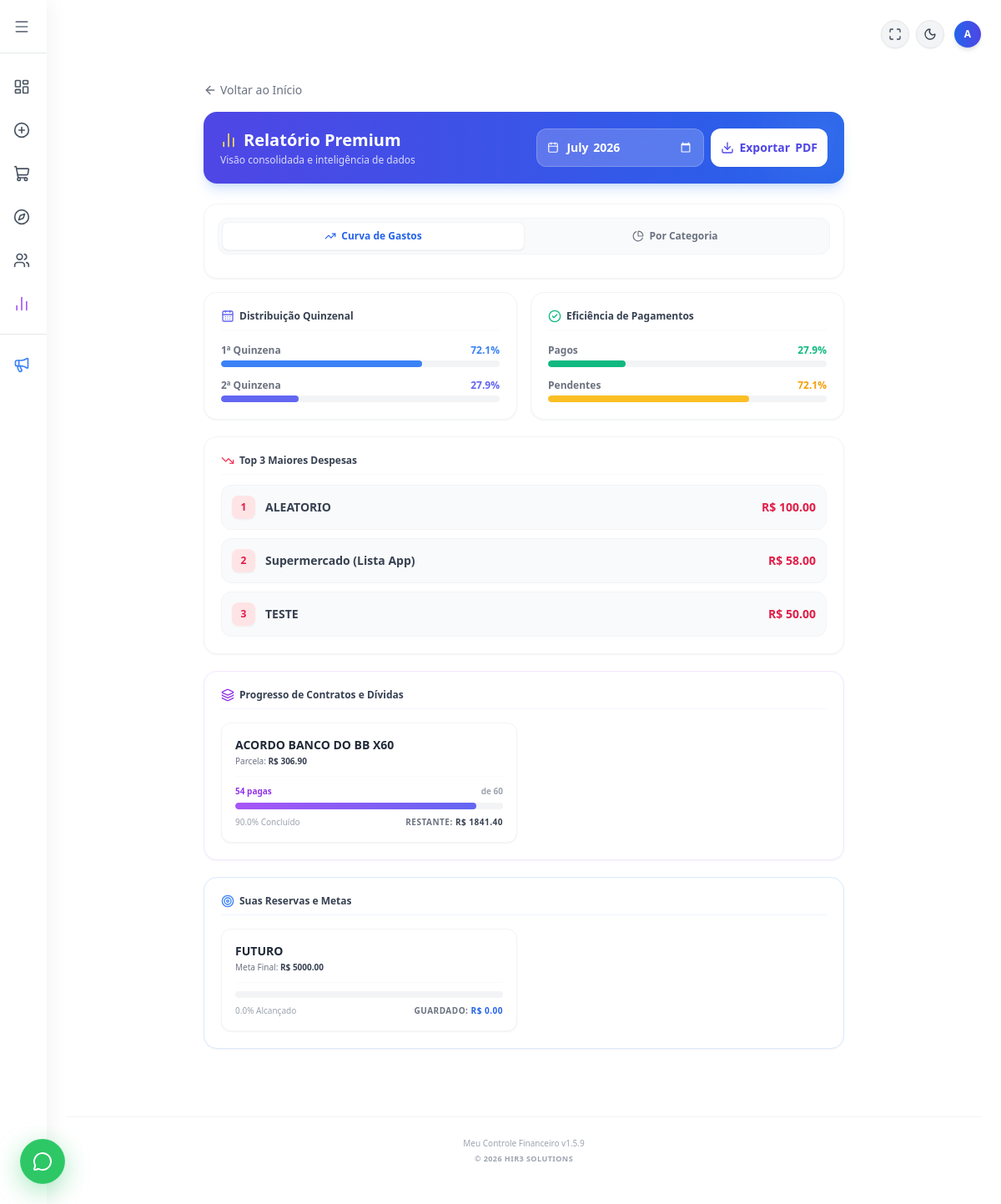
Page /relatorios_avancados (signed in) on the earlier database version.
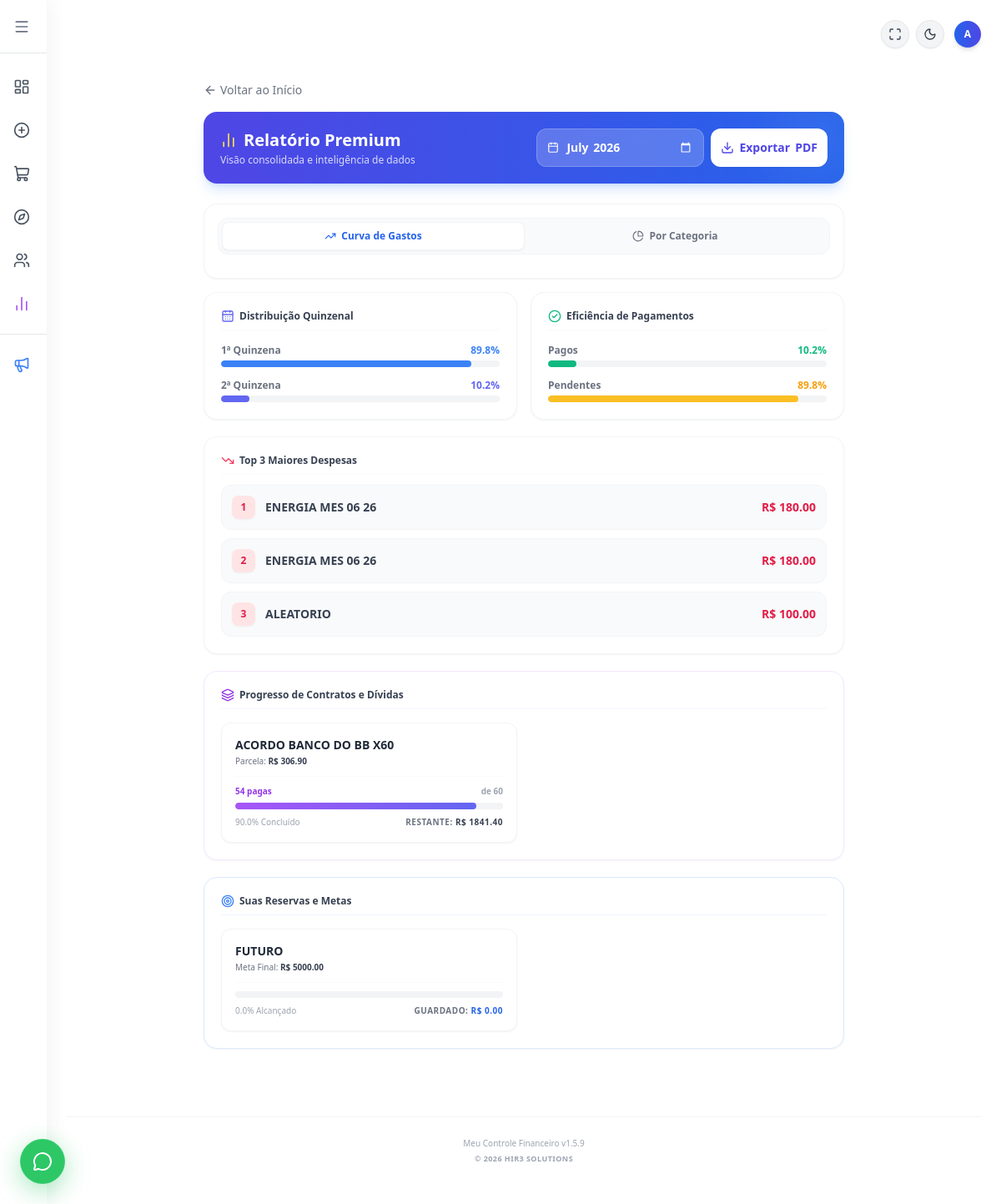
Same page on the later database version.
### tables this page shows
CREATE TABLE gastos (
            id INTEGER PRIMARY KEY AUTOINCREMENT,
            descricao TEXT NOT NULL,
            categoria TEXT NOT NULL,
            valor REAL NOT NULL,
            quinzena INTEGER NOT NULL,
            status TEXT NOT NULL,
            data TEXT NOT NULL 
        , usuario_id INTEGER DEFAULT 1);

CREATE TABLE dividas (
        id INTEGER PRIMARY KEY AUTOINCREMENT,
        usuario_id INTEGER,
        descricao TEXT,
        valor_total REAL,
        total_parcelas INTEGER,
        parcelas_pagas INTEGER DEFAULT 0,
        valor_parcela REAL, status TEXT DEFAULT 'ATIVA',
        FOREIGN KEY(usuario_id) REFERENCES usuarios(id)
        );

CREATE TABLE reservas (
            id INTEGER PRIMARY KEY AUTOINCREMENT,
            nome TEXT NOT NULL,
            meta REAL NOT NULL,
            guardado REAL DEFAULT 0
        , usuario_id INTEGER DEFAULT 1);

### flask_app.py (the view)
@app.route('/relatorios_avancados')
def relatorios_avancados():
    if 'logado' not in session:
        return redirect(url_for('login'))
    user_id = session.get('user_id')
    mes_atual = datetime.now().strftime('%Y-%m')
    mes_filtro = request.args.get('mes', mes_atual)
    conexao = sqlite3.connect('financas.db')
    conexao.row_factory = sqlite3.Row
    cursor = conexao.cursor()
    cursor.execute("SELECT licenca FROM usuarios WHERE id = ?", (user_id,))
    user_db = cursor.fetchone()
    if user_db and user_db['licenca'] != 'Premium' and user_id != 1:
        conexao.close()
        return render_template('telas/bloqueado.html')
    cursor.execute('SELECT * FROM gastos WHERE data LIKE ? AND usuario_id = ? ORDER BY data DESC', (mes_filtro + '%', user_id))
    lista_gastos = cursor.fetchall()
    total_gastos = sum(float(g['valor']) for g in lista_gastos)
    cursor.execute('''SELECT substr(data, 9, 2) as dia, SUM(valor) as total FROM gastos
                      WHERE data LIKE ? AND usuario_id = ? GROUP BY dia ORDER BY dia''', (mes_filtro + '%', user_id))
    dados_grafico = cursor.fetchall()
    dias_grafico = [row['dia'] for row in dados_grafico]
    valores_grafico = [float(row['total']) for row in dados_grafico]
    cursor.execute("SELECT * FROM dividas WHERE usuario_id = ?", (user_id,))
    dividas_banco = cursor.fetchall()
    lista_dividas_relatorio = []
    for d in dividas_banco:
        divida = dict(d)
        total_p = divida['total_parcelas']
        pagas = divida['parcelas_pagas']
        valor_parc = divida['valor_parcela']
        divida['perc_paga'] = round((pagas / total_p) * 100, 1) if total_p > 0 else 0
        divida['saldo_restante'] = (total_p - pagas) * valor_parc
        lista_dividas_relatorio.append(divida)
    cursor.execute("SELECT * FROM reservas WHERE usuario_id = ?", (user_id,))
    lista_reservas_relatorio = cursor.fetchall()
    conexao.close()
    categorias_dict = {}
    for g in lista_gastos:
        cat = g['categoria']
        categorias_dict[cat] = categorias_dict.get(cat, 0) + float(g['valor'])
    total_q1 = sum(float(g['valor']) for g in lista_gastos if str(g['quinzena']) == '1')
    total_q2 = sum(float(g['valor']) for g in lista_gastos if str(g['quinzena']) == '2')
    perc_q1 = round((total_q1 / total_gastos * 100), 1) if total_gastos > 0 else 0
    perc_q2 = round((total_q2 / total_gastos * 100), 1) if total_gastos > 0 else 0
    total_pago = sum(float(g['valor']) for g in lista_gastos if g['status'] == 'PAGO')
    total_pendente = sum(float(g['valor']) for g in lista_gastos if g['status'] == 'PENDENTE')
    perc_pago = round((total_pago / total_gastos * 100), 1) if total_gastos > 0 else 0
    perc_pendente = round((total_pendente / total_gastos * 100), 1) if total_gastos > 0 else 0
    top3_gastos = sorted(lista_gastos, key=lambda x: float(x['valor']), reverse=True)[:3]
    return render_template('telas/relatorios_avancados.html',
                           mes_filtro=mes_filtro,
                           dias_grafico=dias_grafico, valores_grafico=valores_grafico,
                           labels_categorias=list(categorias_dict.keys()), valores_categorias=list(categorias_dict.values()),
                           perc_q1=perc_q1, perc_q2=perc_q2,
                           perc_pago=perc_pago, perc_pendente=perc_pendente,
                           top3_gastos=top3_gastos,
                           dividas=lista_dividas_relatorio, reservas=lista_reservas_relatorio)

### flask_app.py (called while the page is built)
@app.context_processor
def inject_global_vars():
    versao = "1.5.9"
    data_formatada = datetime.now().strftime('%B %Y').capitalize()
    return dict(
        versao_atual=versao,
        data_atual=data_formatada
    )

### templates/telas/relatorios_avancados.html (shortened to what the changed rows need)
{% extends "base.html" %}
{% block content %}
<div class="max-w-3xl mx-auto px-3 md:px-0 pb-12 mt-2 md:mt-4">
    <div class="flex flex-col md:flex-row justify-between gap-4 mb-5 md:mb-6 bg-gradient-to-r from-indigo-600 to-blue-600 p-4 md:p-5 rounded-2xl shadow-lg shadow-blue-500/20 text-white relative overflow-hidden">
        <div class="relative z-10">
            <h2 class="text-lg md:text-xl font-black flex items-center gap-2">
                <i data-lucide="bar-chart-2" class="w-5 h-5 text-yellow-300"></i> Relatório Premium
            </h2>
        </div>
    </div>
    <div id="conteudo-relatorio">
        <div class="grid grid-cols-1 md:grid-cols-2 gap-3 md:gap-4 mb-4 md:mb-5">
            <div class="bg-white dark:bg-gray-800 p-3.5 md:p-5 rounded-2xl shadow-sm border border-gray-100 dark:border-gray-700">
                <div class="mb-3.5">
                    <div class="flex justify-between text-[10px] md:text-xs mb-1 font-bold"><span class="text-gray-500 dark:text-gray-400">1ª Quinzena</span><span class="text-blue-500">{{ perc_q1 }}%</span></div>
                    <div class="w-full bg-gray-100 dark:bg-gray-900 rounded-full h-1.5 md:h-2 overflow-hidden"><div class="bg-blue-500 h-full rounded-full transition-all" style="width: {{ perc_q1 }}%"></div></div>
                </div>
                <div>
                    <div class="flex justify-between text-[10px] md:text-xs mb-1 font-bold"><span class="text-gray-500 dark:text-gray-400">2ª Quinzena</span><span class="text-indigo-500">{{ perc_q2 }}%</span></div>
                    <div class="w-full bg-gray-100 dark:bg-gray-900 rounded-full h-1.5 md:h-2 overflow-hidden"><div class="bg-indigo-500 h-full rounded-full transition-all" style="width: {{ perc_q2 }}%"></div></div>
                </div>
            </div>
            <div class="bg-white dark:bg-gray-800 p-3.5 md:p-5 rounded-2xl shadow-sm border border-gray-100 dark:border-gray-700">
                <div class="mb-3.5">
                    <div class="flex justify-between text-[10px] md:text-xs mb-1 font-bold"><span class="text-gray-500 dark:text-gray-400">Pagos</span><span class="text-emerald-500">{{ perc_pago }}%</span></div>
                    <div class="w-full bg-gray-100 dark:bg-gray-900 rounded-full h-1.5 md:h-2 overflow-hidden"><div class="bg-emerald-500 h-full rounded-full transition-all" style="width: {{ perc_pago }}%"></div></div>
                </div>
                <div>
                    <div class="flex justify-between text-[10px] md:text-xs mb-1 font-bold"><span class="text-gray-500 dark:text-gray-400">Pendentes</span><span class="text-amber-500">{{ perc_pendente }}%</span></div>
                    <div class="w-full bg-gray-100 dark:bg-gray-900 rounded-full h-1.5 md:h-2 overflow-hidden"><div class="bg-amber-400 h-full rounded-full transition-all" style="width: {{ perc_pendente }}%"></div></div>
                </div>
            </div>
        </div>
        <div class="bg-white dark:bg-gray-800 p-4 md:p-5 rounded-2xl shadow-sm border border-gray-100 dark:border-gray-700 mb-4 md:mb-5">
            <div class="space-y-2.5">
                {% for gasto in top3_gastos %}
                <div class="flex justify-between items-center bg-gray-50 dark:bg-gray-900/50 p-2.5 md:p-3 rounded-xl border border-gray-100 dark:border-gray-700/60 transition-colors hover:bg-rose-50/50 dark:hover:bg-rose-900/10">
                    <div class="flex items-center gap-2 md:gap-3">
                        <div class="w-6 h-6 md:w-7 md:h-7 rounded-lg bg-rose-100 dark:bg-rose-900/30 flex justify-center items-center text-rose-600 text-[10px] md:text-xs font-black shadow-sm">
                            {{ loop.index }}
                        </div>
                        <span class="text-[11px] md:text-sm font-bold text-gray-700 dark:text-gray-200 truncate w-32 md:w-48">{{ gasto.descricao }}</span>
                    </div>
                    <span class="text-xs md:text-sm font-black text-rose-600 dark:text-rose-400">R$ {{ "%.2f"|format(gasto.valor) }}</span>
                </div>
                {% else %}
                <div class="text-center py-5 text-[11px] md:text-xs text-gray-400 font-medium">Nenhum gasto registrado para formar o ranking.</div>
                {% endfor %}
            </div>
        </div>
        <div class="bg-white dark:bg-gray-800 p-4 md:p-5 rounded-2xl shadow-sm border border-purple-100 dark:border-purple-900/30 mb-4 md:mb-5">
            <div class="grid grid-cols-1 md:grid-cols-2 gap-3 md:gap-4">
                {% for d in dividas %}
                <div class="bg-white dark:bg-gray-800 p-3.5 md:p-4 rounded-xl border border-gray-100 dark:border-gray-700 shadow-sm relative overflow-hidden group">
                    <div class="flex justify-between items-start mb-2.5">
                        <div class="pr-2">
                            <h4 class="text-xs md:text-sm font-bold text-gray-800 dark:text-gray-100 truncate w-36 md:w-48" title="{{ d.descricao }}">{{ d.descricao }}</h4>
                            <p class="text-[9px] md:text-[10px] text-gray-500 font-medium mt-0.5">Parcela: <strong class="text-gray-700 dark:text-gray-300">R$ {{ "%.2f"|format(d.valor_parcela) }}</strong></p>
                        </div>
                    </div>
                    <div class="mt-2 pt-2.5 border-t border-gray-50 dark:border-gray-700/50">
                        <div class="flex justify-between text-[9px] md:text-[10px] font-bold mb-1.5">
                            <span class="text-purple-600 dark:text-purple-400">{{ d.parcelas_pagas }} pagas</span>
                            <span class="text-gray-400">de {{ d.total_parcelas }}</span>
                        </div>
                        <div class="w-full bg-gray-100 dark:bg-gray-700 rounded-full h-1.5 md:h-2 overflow-hidden mb-2">
                            <div class="bg-gradient-to-r from-purple-500 to-indigo-500 h-full rounded-full transition-all duration-1000" style="width: {{ d.perc_paga }}%"></div>
                        </div>
                        <div class="flex justify-between items-center mt-2">
                            <span class="text-[9px] md:text-[10px] text-gray-400 font-medium">{{ d.perc_paga }}% Concluído</span>
                            <span class="text-[9px] md:text-[10px] text-gray-500 font-black uppercase tracking-wider">Restante: <span class="text-gray-700 dark:text-gray-300">R$ {{ "%.2f"|format(d.saldo_restante) }}</span></span>
                        </div>
                    </div>
                </div>
                {% else %}
                <div class="col-span-full text-center py-6 text-[11px] md:text-xs text-gray-400 font-medium bg-gray-50/50 dark:bg-gray-900/20 rounded-xl border border-dashed border-gray-200 dark:border-gray-700">
                    Nenhum contrato a longo prazo registrado no sistema.
                </div>
                {% endfor %}
            </div>
        </div>
        <div class="bg-white dark:bg-gray-800 p-4 md:p-5 rounded-2xl shadow-sm border border-blue-100 dark:border-blue-900/30">
            <div class="grid grid-cols-1 md:grid-cols-2 gap-3 md:gap-4">
                {% for r in reservas %}
                {% set porcentagem = 0 %}
                {% if r.meta > 0 %}
                    {% set porcentagem = (r.guardado / r.meta * 100) | round(1) %}
                {% endif %}
                {% if porcentagem > 100 %}{% set porcentagem = 100 %}{% endif %}
                <div class="bg-white dark:bg-gray-800 p-3.5 md:p-4 rounded-xl border border-gray-100 dark:border-gray-700 shadow-sm relative overflow-hidden group">
                    <div class="flex justify-between items-start mb-2.5">
                        <div class="pr-2">
                            <h4 class="text-xs md:text-sm font-bold text-gray-800 dark:text-gray-100 truncate w-36 md:w-48" title="{{ r.nome }}">{{ r.nome }}</h4>
                            <p class="text-[9px] md:text-[10px] text-gray-500 font-medium mt-0.5">Meta Final: <strong class="text-gray-700 dark:text-gray-300">R$ {{ "%.2f"|format(r.meta) }}</strong></p>
                        </div>
                    </div>
                    <div class="mt-2 pt-2.5 border-t border-gray-50 dark:border-gray-700/50">
                        <div class="w-full bg-gray-100 dark:bg-gray-700 rounded-full h-1.5 md:h-2 overflow-hidden mb-2">
                        </div>
                        <div class="flex justify-between items-center mt-2">
                            <span class="text-[9px] md:text-[10px] text-gray-400 font-medium">{{ porcentagem }}% Alcançado</span>
                            <span class="text-[9px] md:text-[10px] text-gray-500 font-black uppercase tracking-wider">Guardado: <span class="text-blue-600 dark:text-blue-400">R$ {{ "%.2f"|format(r.guardado) }}</span></span>
                        </div>
                    </div>
                </div>
                {% else %}
                <div class="col-span-full text-center py-6 text-[11px] md:text-xs text-gray-400 font-medium bg-gray-50/50 dark:bg-gray-900/20 rounded-xl border border-dashed border-gray-200 dark:border-gray-700">
                    Nenhuma reserva ou objetivo financeiro registrado.
                </div>
                {% endfor %}
            </div>
        </div>
    </div>
</div>
{% endblock %}

Differences in the rows shown:
no longer on this page (row unchanged): gastos: descricao "Supermercado (Lista App)", valor "58.00"
no longer on this page (row unchanged): gastos: descricao "TESTE", valor "50.00"
added gastos: descricao "ENERGIA MES 06 26", valor "180.00"
added gastos: descricao "ENERGIA MES 06 26", valor "180.00"
Other differences:
{{ perc_q1 }}: "72.1" → "89.8"
{{ perc_q1 }}: 72.1 → 89.8 (drawn)
{{ perc_q2 }}: "27.9" → "10.2"
{{ perc_q2 }}: 27.9 → 10.2 (drawn)
{{ perc_pago }}: "27.9" → "10.2"
{{ perc_pago }}: 27.9 → 10.2 (drawn)
{{ perc_pendente }}: "72.1" → "89.8"
{{ perc_pendente }}: 72.1 → 89.8 (drawn)
